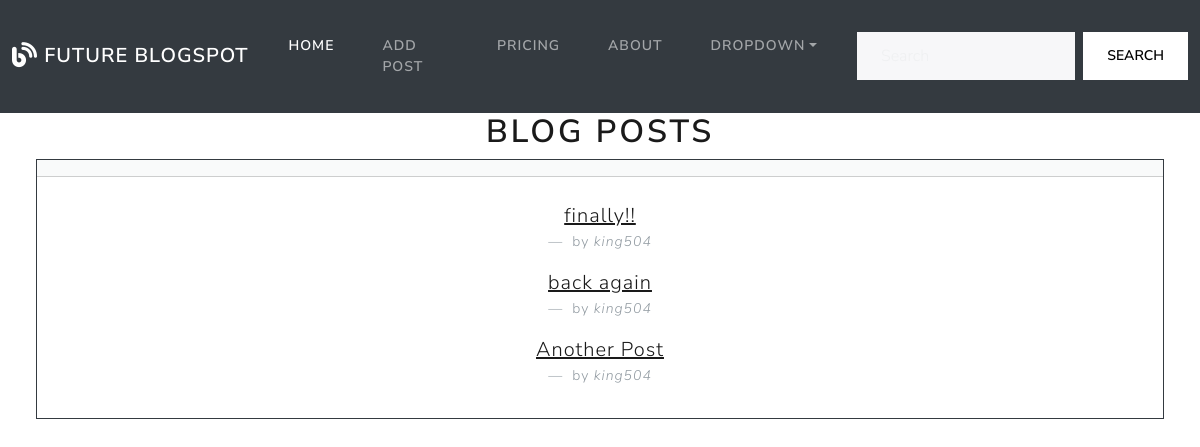
Before: / with the older database file.
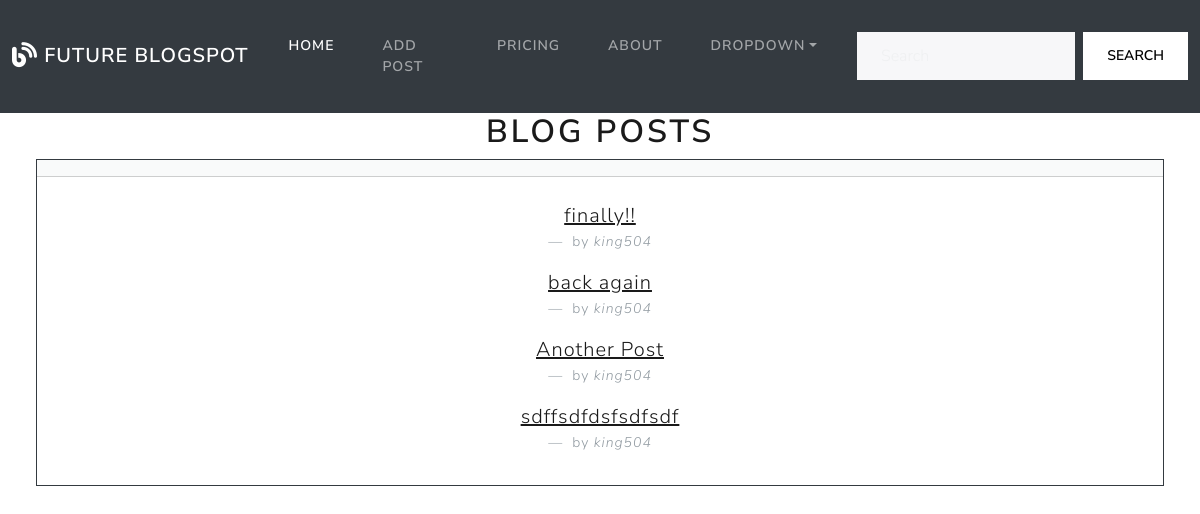
After: the same page with the newer database file.
### theblog/models.py (models this page shows, shortened)
class Post(models.Model):
    title = models.CharField(max_length=100)
    title_tag = models.CharField(max_length=100, default='Title')
    author = models.ForeignKey(User, on_delete=models.CASCADE)
    body = models.TextField()

### theblog/views.py (the view)
# urls.py: path('', HomeView.as_view(), name='home'),
class HomeView(ListView):
    model = Post
    template_name = 'home.html'

### theblog/templates/home.html (shortened to what this page needs)
{% extends 'base.html' %}
{% block body %}
<div class="container-fluid">
    <h1 class="text-center"> Blog Posts</h1>
    <div class="row">
        <div class="col-md-12">
            <div class="card border-dark mb-4 me-4 ms-4" style="">
                <div class="card-header"></div>
                <div class="card-body">
                  {% for post in object_list %}
                    <figure class="text-center">
                        <blockquote class="blockquote">
                        <p class="mb-0"><a style="" href="{% url 'post' post.pk %}">{{post.title}}</a></p>
                        </blockquote>
                        <figcaption class="blockquote-footer">
                            by </a><cite title="Source Title">{{post.author}}</cite>
                        </figcaption>
                    </figure>
            {% endfor %}
                </div>
              </div>
        </div>
    </div>
</div>
{% endblock %}

Changed rows visible on the page:
added Post: title "sdffsdfdsfsdfsdf", author "king504"
